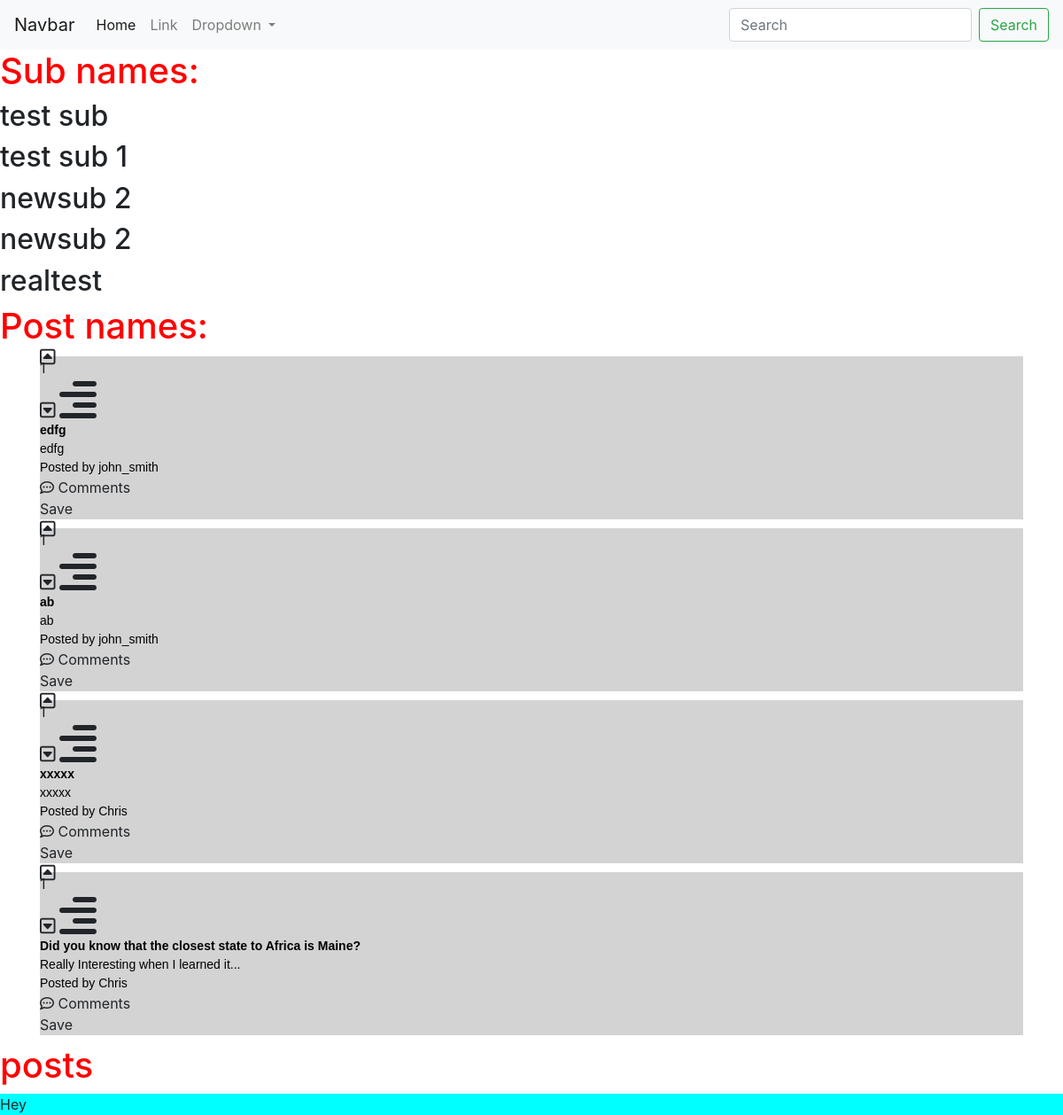
The page / on the database its author committed.
### posts/models.py (models this page shows)
class Subreddit(models.Model):
  name = models.CharField(max_length=32)
  logo = models.CharField(max_length=1000, blank=True, null=True)

class Post(models.Model):
  poster = models.ForeignKey(User, on_delete=models.SET_NULL, related_name='user_posts', blank=True, null=True)
  image_url = models.CharField(max_length=1000, blank=True, null=True)
  content = models.CharField(max_length=1000, blank=True, null=True)
  upvotes = models.IntegerField()
  subreddit = models.ForeignKey(Subreddit, on_delete=models.CASCADE, related_name='sub_posts')
  title = models.CharField(max_length=100)

class User(AbstractUser):
  pass

### posts/views.py (the view)
# urls.py: path('', views.index, name='index'),
def index(request):
  subnames = Subreddit.objects.all()
  postnames = Post.objects.all()
  return render(request, "posts/index.html", {
    "sublist": subnames,
    "postlist": postnames
  })

### posts/templates/posts/index.html (shortened to what this page needs)
{% extends "posts/layout.html" %}
{% block body %}
<h1>Sub names:</h1>
{% for sub in sublist %}
<h2>{{ sub.name }}</h2>
{% endfor %}
<h1>Post names:</h1>
<div class="container">
{% for post in postlist %}
  <div class="lounge-post">
    <i class="far fa-caret-square-up fa-lg"></i>
    <div class="post-upvotes">{{ post.upvotes }}</div>
    <i class="far fa-caret-square-down fa-lg"></i>
    <i class="fas fa-align-right fa-3x"></i>
    <div class="post-title">{{ post.title }}</div>
    <div class="post-content">{{ post.content }}</div>
    <div class="post-poster">Posted by {{ post.poster.username }}</div>
    <i class="far fa-comment-dots"></i> Comments
    <div class="post-save">Save</div>
  </div>
{% endfor %}
</div>
<h1>posts</h1>
<div class="x" id="tester">Hey</div>
{% endblock %}

### posts/templates/posts/layout.html (shortened to what this page needs)
{% load static %}
<link rel="stylesheet" href="https://stackpath.bootstrapcdn.com/bootstrap/4.3.1/css/bootstrap.min.css">
<link rel="stylesheet" href="http://cdnjs.cloudflare.com/ajax/libs/font-awesome/4.4.0/css/font-awesome.min.css">
<link rel="stylesheet" href="{% static 'posts/styles.css' %}">
<nav class="navbar navbar-expand-lg navbar-light bg-light">
  <a class="navbar-brand" href="{% url 'index' %}">Navbar</a>
  <div class="collapse navbar-collapse" id="navbarSupportedContent">
    <ul class="navbar-nav mr-auto">
      <li class="nav-item active">
        <a class="nav-link" href="#">Home <span class="sr-only">(current)</span></a>
      </li>
      <li class="nav-item">
        <a class="nav-link" href="#">Link</a>
      </li>
      <li class="nav-item dropdown">
        <a class="nav-link dropdown-toggle" href="#" id="navbarDropdown" role="button" data-toggle="dropdown" aria-haspopup="true" aria-expanded="false">
          Dropdown
        </a>
      </li>
    </ul>
    <form class="form-inline my-2 my-lg-0">
      <input class="form-control mr-sm-2" type="search" placeholder="Search" aria-label="Search">
      <button class="btn btn-outline-success my-2 my-sm-0" type="submit">Search</button>
    </form>
  </div>
</nav>
{% block body %}
{% endblock %}

### posts/static/posts/styles.css (style rules this page uses)
h1 { color: red; }
.lounge-post { background-color: lightgray!important; margin: 10px 0px; }
#tester { background-color: cyan!important; }
.post-title { font-weight: bold; color: black; font-size: 14px; font-family: Verdana, Geneva, Tahoma, sans-serif; }
.post-poster { font-weight: lighter; color: black; font-family: Verdana, Geneva, Tahoma, sans-serif; font-size: 14px; }
.post-content { color: black; font-family: Verdana, Geneva, Tahoma, sans-serif; font-size: 14px; }

### rows shown on the page
Subreddit: name "test sub"
Subreddit: name "test sub 1"
Subreddit: name "newsub 2"
Subreddit: name "newsub 2"
Subreddit: name "realtest"
Post: upvotes "1", title "edfg", content "edfg", poster.username "john_smith"
Post: upvotes "1", title "ab", content "ab", poster.username "john_smith"
Post: upvotes "1", title "xxxxx", content "xxxxx", poster.username "Chris"
Post: upvotes "1", title "Did you know that the closest state to Africa is Maine?", content "Really Interesting when I learned it...", poster.username "Chris"
